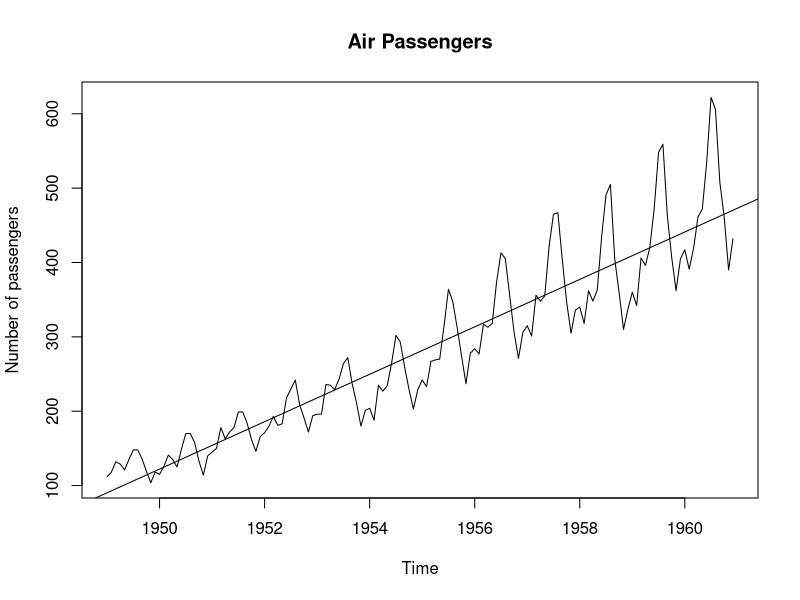
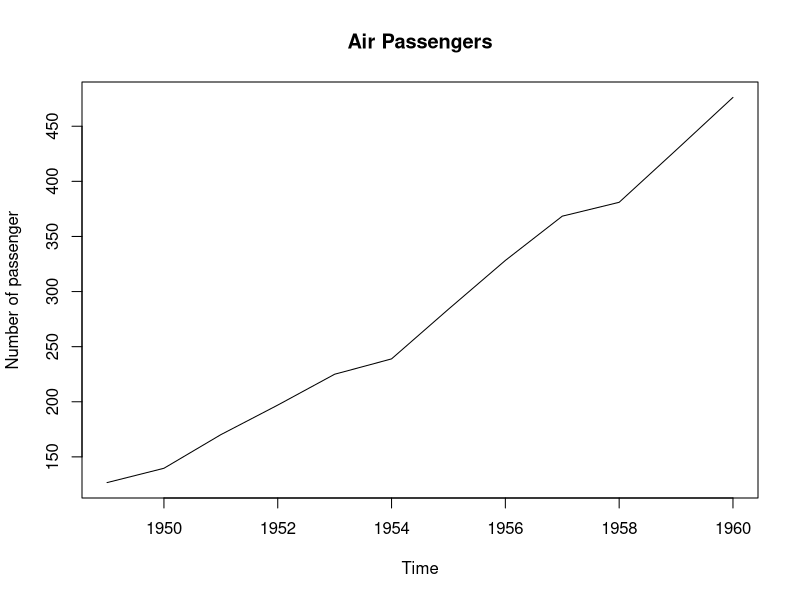
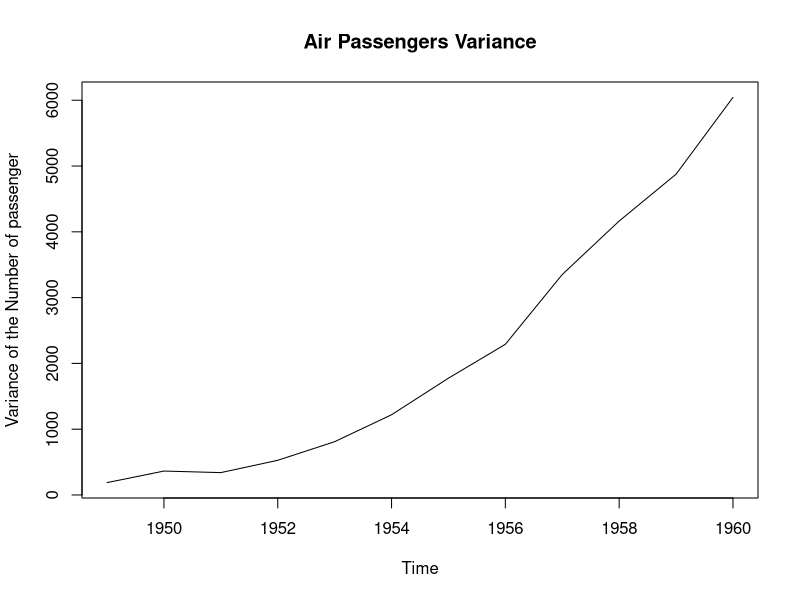
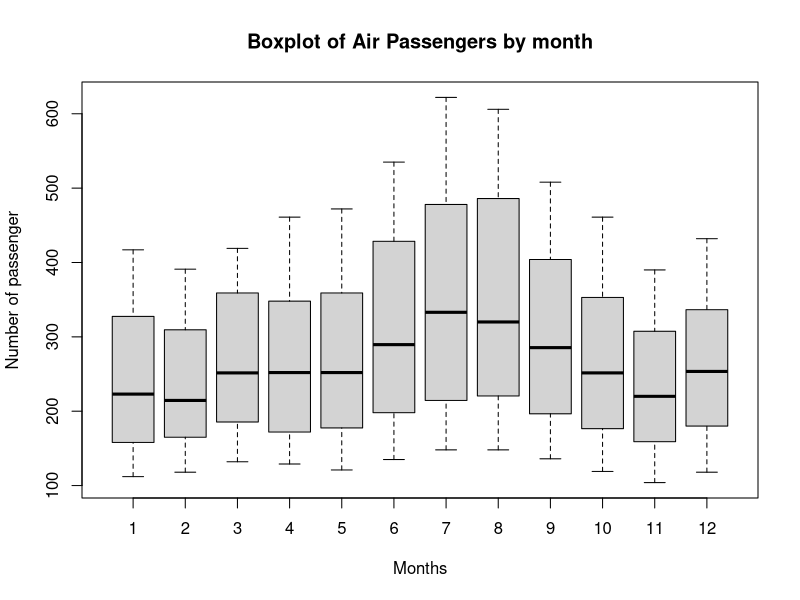
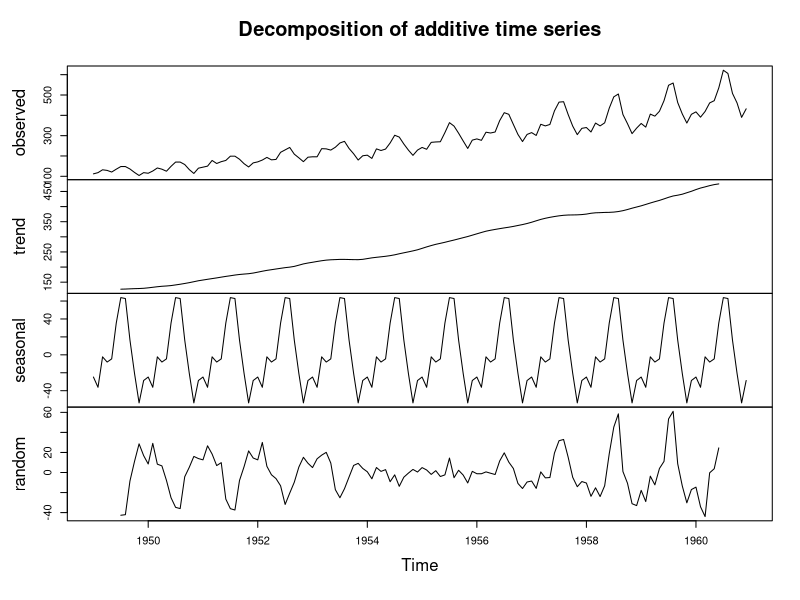
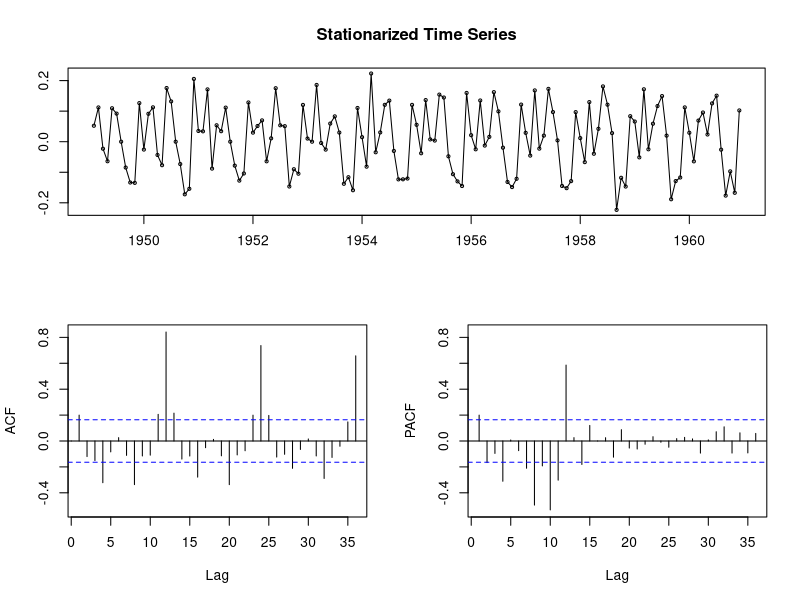
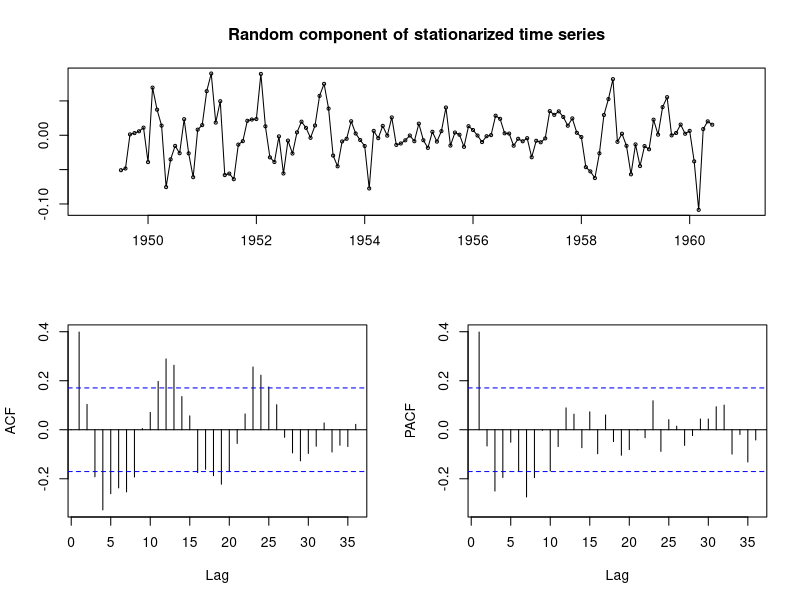
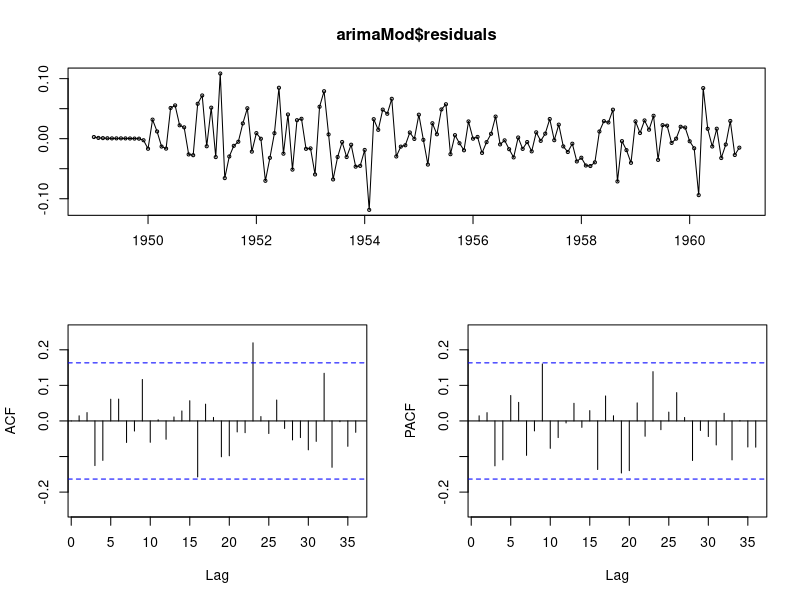

The R source for these figures, in order:
## Load data & libraries 

data("AirPassengers")
air <- AirPassengers

library(tseries)
library(forecast)

## Explore the data 

class(air)
start(air)
end(air)

frequency(air)

summary(air)

png("plot1.png")
plot(air, ylab = "Number of passengers", main = "Air Passengers")
abline(reg = lm(air~time(air)))
dev.off()

cycle(air)

png("plot2.png")
plot(aggregate(air, FUN = mean), ylab = "Number of passenger", 
     main = "Air Passengers")
dev.off()

png("plot3.png")
plot(aggregate(air, FUN = var), ylab = "Variance of the Number of passenger",
     main = "Air Passengers Variance")
dev.off()

png("boxplot1.png")
boxplot(air~cycle(air), ylab = "Number of passenger", xlab = "Months", 
        main = "Boxplot of Air Passengers by month")
dev.off()

## Decompose the data 

air_decomp <- decompose(air)

png("plot4.png")
plot(air_decomp)
dev.off()

ndiffs(air)

adf.test(diff(log(air)), alternative = "stationary", k =0)

## ACF/PCAF plots and find optimal parameters

png("acf/pacf.png")
tsdisplay(diff(log(air)), main = "Stationarized Time Series")
dev.off()

png("acf/pacf_random.png")
tsdisplay(decompose(log(air))$random, main = 
                  "Random component of stationarized time series")
dev.off()

arimaMod <- auto.arima(log(air), d=1)
arimaMod 

## White Noise

png("acf/pacf_res.png")
tsdisplay(arimaMod$residuals) 
dev.off()

## Prediction 

pred <- predict(arimaMod, n.ahead = 120)

png("forecast_plot.png")
ts.plot(air,2.718^pred$pred, log = "y", lty = c(1,3), col = c("black", "red"), 
        ylab = "Number of Air Passengers", 
        main = "Actual and 10-year Forecast Number of the Air Passengers")
legend("topleft", legend = c("Actual", "Forecast"), col = c("black", "red"),
       lty = c(1,3))
dev.off()
